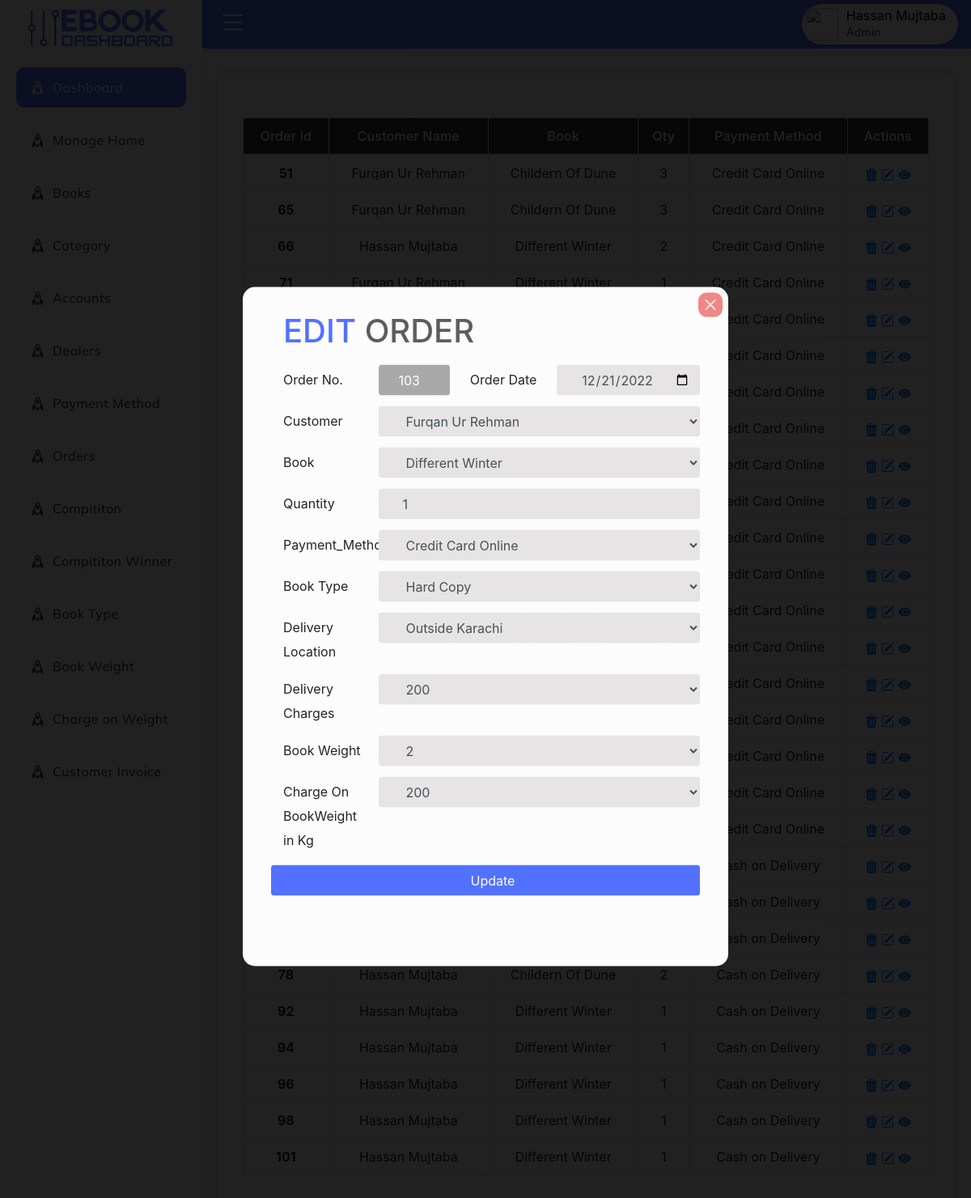
Screenshot of /Admin Panel/Edit_Orders.php?Updid=103 (signed in) with the database file from the repository.
### tables this page shows
CREATE TABLE `order_table` (
  `orderid` int(11) NOT NULL,
  `bookid` int(11) NOT NULL,
  `qty` int(30) NOT NULL,
  `Payment_Method` int(11) NOT NULL,
  `order_date` date NOT NULL,
  `Custid` int(11) NOT NULL,
  `BookType` int(11) NOT NULL,
  `Delivery_on_Location` int(11) NOT NULL,
  `Delivery_Charges` int(11) NOT NULL,
  `Weight_of_Book_in_Kg` int(30) NOT NULL,
  `Charge_on_Weight` int(11) NOT NULL
);

CREATE TABLE `books` (
  `Bookid` int(11) NOT NULL,
  `Book_Name` varchar(100) NOT NULL,
  `Image` varchar(225) NOT NULL,
  `Author_Name` varchar(100) NOT NULL,
  `Edition` varchar(100) NOT NULL,
  `Price` varchar(50) NOT NULL,
  `Delivery_Details` varchar(100) NOT NULL,
  `weight_in_Kg` int(50) NOT NULL,
  `DealersDetail` int(11) NOT NULL,
  `cat_id` int(11) NOT NULL
);

CREATE TABLE `payment_method` (
  `PaymentId` int(11) NOT NULL,
  `PaymentMethod` varchar(50) NOT NULL
);

CREATE TABLE `booktype` (
  `Typeid` int(11) NOT NULL,
  `Type` varchar(100) NOT NULL,
  `booksName` int(11) NOT NULL
);

CREATE TABLE `deliverylocation` (
  `Locationid` int(11) NOT NULL,
  `Location` varchar(100) NOT NULL,
  `Loc_on_booktype` int(11) NOT NULL
);

CREATE TABLE `delivery_charges` (
  `chargeid` int(11) NOT NULL,
  `Charge_Amount` int(50) NOT NULL DEFAULT 0,
  `Delivery_Location` int(11) NOT NULL
);

CREATE TABLE `book_weight` (
  `weightid` int(11) NOT NULL,
  `Description` varchar(100) NOT NULL,
  `bookid` int(11) NOT NULL,
  `weight` int(100) NOT NULL,
  `Booktype` int(11) NOT NULL
);

CREATE TABLE `charge_on_weight` (
  `kgid` int(11) NOT NULL,
  `charge` int(50) NOT NULL,
  `Weightid` int(11) NOT NULL
);

### Admin Panel/Edit_Orders.php (the view, shortened to what this page needs)
<?php
include 'Layout/sidebar.php';
include 'Layout/header.php';
include 'Operations/Connection.php';
?>
<?php
$ID = $_GET['Updid'];
$query = "select * from order_table
            INNER JOIN customer on customer.custid = order_table.Custid
            INNER JOIN books on books.Bookid = order_table.bookid
            INNER JOIN payment_method on payment_method.PaymentId = order_table.Payment_Method
            INNER JOIN booktype on booktype.Typeid = order_table.BookType
            INNER JOIN deliverylocation on deliverylocation.Locationid = order_table.Delivery_on_Location
            INNER JOIN delivery_charges on delivery_charges.chargeid = order_table.Delivery_Charges
            INNER JOIN book_weight on book_weight.weightid  = order_table.Weight_of_Book_in_Kg
            INNER JOIN charge_on_weight on charge_on_weight.kgid  = order_table.Charge_on_Weight
            where order_table.orderid = $ID
            ";
$GetData = mysqli_query($con, $query);
$Data = mysqli_fetch_assoc($GetData);
?>
<div class="pageMaterial" id="pageMaterial">
    <div class="Box">
            <div class="categoryTable">
                <table class="table table-bordered">
                  <thead>
                    <tr>
                      <th scope="col">Order Id</th>
                      <th scope="col">Customer Name</th>
                      <th scope="col">Book</th>
                      <th scope="col">Qty</th>
                      <th scope="col">Payment Method</th>
                      <th scope="col">Actions</th>
                    </tr>
                  </thead>
                  <tbody>
                    <?php
                    $querys = 'select * from order_table
                    INNER JOIN customer on customer.custid = order_table.Custid
                    INNER JOIN books on books.Bookid = order_table.bookid
                    INNER JOIN payment_method on payment_method.PaymentId = order_table.Payment_Method
                    ';
                    $res = mysqli_query($con, $querys);
                    while ($data = mysqli_fetch_assoc($res)) {
                    echo '<tr>'; ?>
                      <th scope="row"><?= $data['orderid'] ?></th>
                      <td><?= $data['Name'] ?></td>
                      <td><?= $data['Book_Name'] ?></td>
                      <td><?= $data['qty'] ?></td>
                      <td><?= $data['PaymentMethod'] ?></td>
                      <td><a href="Operations/Orders_Crud.php?Delid=<?= $data['orderid'] ?>">
                      </a>
                      <a href="Edit_Dealers.php?Updid=<?= $data['orderid'] ?>">
                      </a>
                      <a href="View_Account.php?viewid=<?= $data['orderid'] ?>">
                            </a>
                      </td>
                    <?php echo '</tr>';
                    } ?>
                  </tbody>
                </table>
</div>
<div class="AddcategoryModal" id="AddcategoryModal" style="display: ;">
    <form action="Operations/Orders_Crud.php" method = "post">
        <div class="Addaccount form-group row">
            <h1 class="col-12" style="padding-bottom: 5px; COLOR:#5271ff;">
                EDIT <span style="color:rgba(31, 31, 31, 0.719);">ORDER<span>
            </h1>
            <label class="col-3">Order No.</label>
            <input type="text" readonly style="background-color:darkgrey !important; color: white; text-align:center; padding-left: 0px;" value = "<?= $Data['orderid']?>" name="orderid" class="form-control logininput col-2 mb-2">
            <label class="col-3"  style="text-align: center;">Order Date</label>
            <input type="date" value = "<?= $Data['order_date']?>" name="orderdate" class="form-control logininput col-4 mb-2">
            <label class="col-3" >Customer</label>
            <select class="form-control logininput col-9 mb-2" id="" name = "CustName" value="<?php echo $Data['Name']; ?>">
                       <?php
                       $query = "select  * from customer";
                       $runcustquery = mysqli_query($con, $query);
                       while($row = mysqli_fetch_assoc($runcustquery)): ?>
                        <option value="<?php echo $row['custid']; ?>"><?php echo $row['Name']; ?></option>
                        <?php endwhile; ?>
            </select>
            <label class="col-3">Book</label>
            <select name="bookname" id="BookName" class="form-control logininput col-9 mb-2">
                <option value = "<?= $Data['Bookid']?>"><?= $Data['Book_Name']?></option>
            </select>
            <label class="col-3">Quantity</label>
            <input type="number" value = "<?= $Data['qty']?>" name="quantity" class="form-control logininput col-9 mb-2">
            <label for="" class="col-3">Payment_Method:</label>
            <select class="form-control logininput col-9 mb-2" name="payment" id="paymentmethod">
              <option value = "<?= $Data['PaymentId']?>" name="payment"><?= $Data['PaymentMethod']?></option>
            </select>
            <label class="col-3">Book Type</label>
            <select id="Booktype" name = "booktype" class="form-control logininput col-9 mb-2">
                <option value = "<?= $Data['Typeid']?>"><?= $Data['Type']?></option>
            </select>
            <label class="col-3">Delivery Location</label>
            <select class="form-control logininput col-9 mb-2" require id="delivery" name ="dellocation">
            <option value = "<?= $Data['Locationid']?>"><?= $Data['Location']?></option>
          </select>
          <label class="col-3">Delivery Charges</label>
                <select class="form-control logininput col-9 mb-2" id="deliverychar" name ="deliverycharges">
              <option value = "<?= $Data['chargeid']?>"><?= $Data['Charge_Amount']?></option>
            </select>
            <label class="col-3">Book Weight</label>
            <select class="form-control logininput col-9 mb-2" id="BookWeight" name ="bookweight">
            <option value = "<?= $Data['weightid']?>"><?= $Data['weight']?></option>
            </select>
            <label class="col-3">Charge On BookWeight in Kg</label>
            <select class="form-control logininput col-9 mb-2" id="deliveryweight" name ="deliverychargesweight">
              <option value = "<?= $Data['kgid']?>"><?= $Data['charge']?></option>
            </select>
          <input type="submit" name="Updateorder" class="btn btn-primary form-control mt-2" style="background-color:#5271ff;" value="Update">
        </div>
    </form>
</div>

### Admin Panel/CSS/Stylesheet.css (style rules this page uses)
body { margin: 0px; padding: 0px; }
.pageMaterial { width: 100%; padding-top: 90px; padding-right: 22px; padding-left: 270px; }
.Box { border-radius: 10px; box-shadow: 0px 0px 10px 3px rgba(0, 0, 0, 0.137); padding: 10px; margin-bottom: 50px; padding-top: 35px; }
.categoryTable { padding: 20px; }
.categoryTable>table { border: 1px solid black; text-align: center; }
.categoryTable>table>thead { background-color:#363636; color: white; }
.categoryTable>table>thead>tr>th { font-weight: 500; letter-spacing: 0.2px; }
.AddcategoryModal { position: fixed; top: 50%; left: 50%; transform: translate(-50%, -50%); margin: auto; display: flex; background-color: rgba(255, 255, 255, 0.986); width: auto; padding-left: 50px; padding-right: 50px; padding-top: 30px; padding-bottom: 50px; z-index: 99999; border-radius: 15px; }
.AddcategoryModal>svg { width: 30px; color: #f5f5f5dc; position: absolute; right: 7px; top: 7px; background-color: rgba(235, 80, 80, 0.685); border-radius:10px; }
.logininput { width: 350px !important; background-color: #e6e4e4 !important; }
.form-control { background-color: rgba(233, 233, 233, 0.534); padding-left: 30px; border: 0px; margin-top: 5px; margin-bottom: 5px; }
.Addaccount>label { margin-top: 8px; line-height: 30px; }

### rows the page displays
order_table: orderid "103", orderdate "12/21/2022", bookname "Different Winter", quantity "1", payment "Credit Card Online", booktype "Hard Copy", dellocation "Outside Karachi", deliverycharges "200", bookweight "2", deliverychargesweight "200"

### other values shown
form field CustName "Furqan Ur Rehman"
